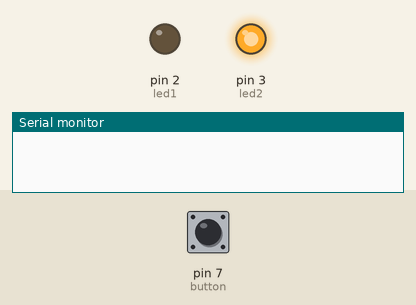
A sketch run on a simulated Arduino Uno, built with avr-gcc and run on an emulated ATmega328P. Parts: output pins drawn as LEDs (lit = HIGH), the last lines printed to the serial monitor. The test bench sets the inputs (shaded band); at power-on: pin 7 (button) LOW.

Above: at 1.2 s.
1.3 s: pin 7 (button) pulled HIGH for 0.15 s
At 1.9 s:
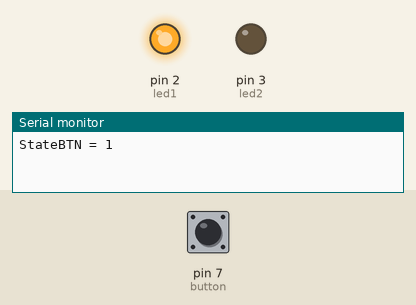
2.9 s: pin 7 (button) pulled HIGH for 1 s
At 4.3 s:
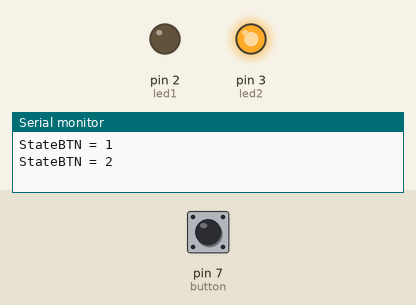
5.4 s: pin 7 (button) pulled HIGH for 3.2 s
At 6.2 s:
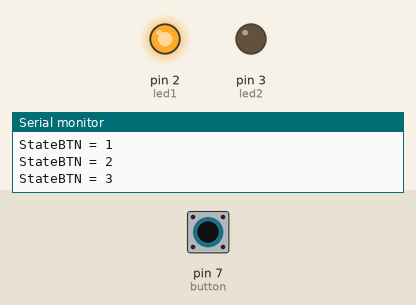
Timing chart, 0 to 8.4 s (numbered marks = the images above; inputs shaded):
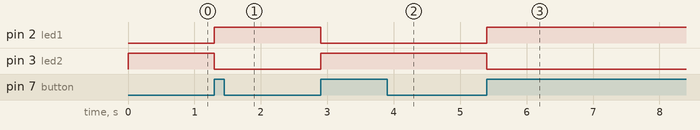

Measured:
- after the input at 1.3 s, pin 2 (led1): LOW → HIGH at once; pin 3 (led2): HIGH → LOW at once
- after the input at 2.9 s, pin 2 (led1): HIGH → LOW at once; pin 3 (led2): LOW → HIGH at once
- after the input at 5.4 s, pin 2 (led1): LOW → HIGH at once; pin 3 (led2): HIGH → LOW at once

The sketch:

Lab9_LED2.ino
```cpp
#define button 7
#define led1 2
#define led2 3

int StateBTN = LOW;
int num = 0;
int Previous;

void setup() {
  // put your setup code here, to run once:
  pinMode(button, INPUT);
  pinMode(led1 , OUTPUT);
  pinMode(led2, OUTPUT);

  Serial.begin(9600);
}

void loop() {
  // put your main code here, to run repeatedly:

  StateBTN = digitalRead(button);

  if(StateBTN == HIGH && Previous == LOW){
    num ++;
    Serial.print("StateBTN = ");
    Serial.println(num);
  }

  Previous = StateBTN;

  if(num % 2 != 0){
    digitalWrite(led1, HIGH);
    digitalWrite(led2, LOW);
  }

  if(num % 2 == 0){
    digitalWrite(led1, LOW);
    digitalWrite(led2, HIGH);
  }

//  if(num % 2 != 0){
//    digitalWrite(led1, HIGH);
//    digitalWrite(led2, LOW);
//  }else{
//    digitalWrite(led1, LOW);
//    digitalWrite(led2, HIGH);
//  }

}
```
